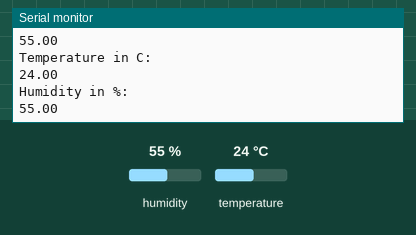
Recording of a program running on a simulated ESP8266 (NodeMCU). On the bench: the last lines printed to the serial monitor. Inputs (shaded band) come from the test bench; at power-on: humidity 55 %, temperature 24 °C.

Above: at 5.8 s.
5.9 s: humidity set to 22 %
At 10.8 s:
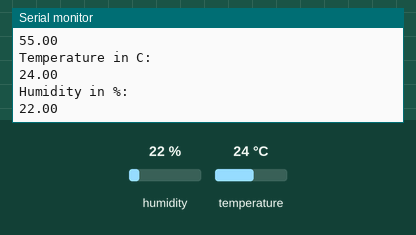
11.9 s: temperature set to 12 °C
At 15.5 s:
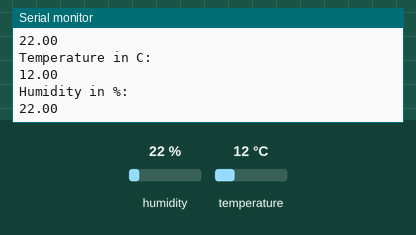
17.9 s: humidity set to 40 %
At 21.4 s:
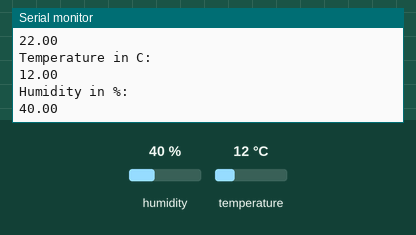
Timing chart, 0 to 22.9 s (numbered marks = the images above; inputs shaded):
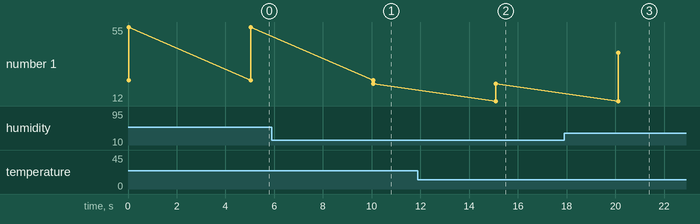

The program:

main.cpp
```cpp
#include <Arduino.h>
// Import required libraries
#include <Adafruit_Sensor.h>
#include <DHT.h>

#define DHTPIN 5     // Digital pin connected to the DHT sensor
#define DHTTYPE    DHT11     // DHT 11

DHT dht(DHTPIN, DHTTYPE);

void setup(){
  // Serial port for debugging purposes
  Serial.begin(115200);
  dht.begin();
}

void loop(){
// print the temerature value in the serial monitor
   Serial.println("Temperature in C:");
   Serial.println((dht.readTemperature( )));
// print the humidity value in the serial monitor
   Serial.println("Humidity in %:");
   Serial.println((dht.readHumidity()));
   delay(5000);
}
```

Measured:
- after the input at 5.9 s, the serial monitor: prints a new line after 4.2 s (image 1)
- after the input at 11.9 s, the serial monitor: prints a new line after 3.2 s (image 2)
- after the input at 17.9 s, the serial monitor: prints a new line after 2.2 s (image 3)
- plotted number 1: 55 → 22 after the input at 5.9 s, 22 → 40 after the input at 17.9 s
